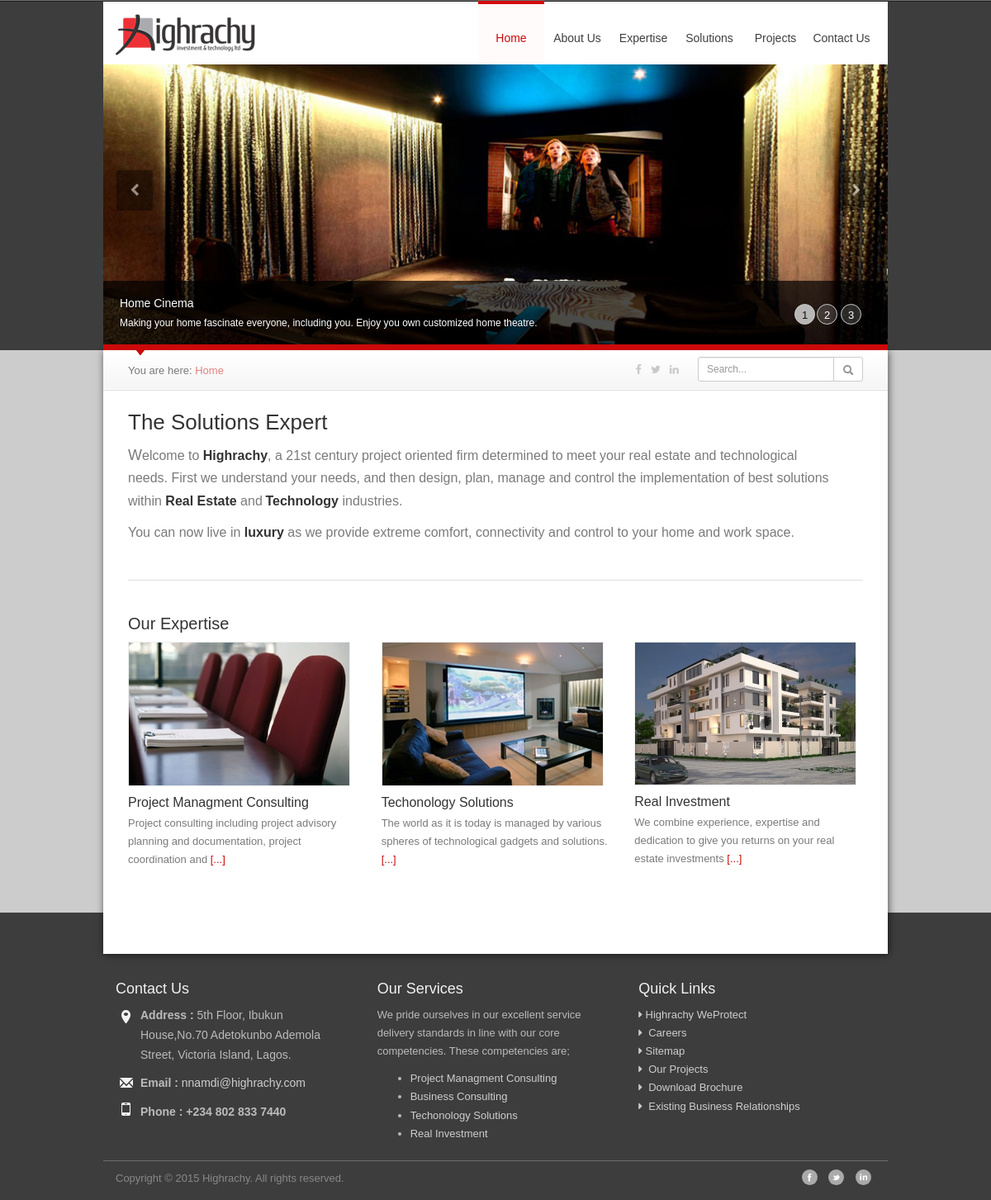
The page / on the database its author committed.
### tables this page shows
CREATE TABLE `slideshow` (
  `slideshow_id` int(11) NOT NULL,
  `name` varchar(60) NOT NULL,
  `description` varchar(250) NOT NULL,
  `link_text` varchar(250) NOT NULL,
  `link_page` varchar(100) NOT NULL,
  `slideshow_pics` varchar(60) NOT NULL,
  `show_home` varchar(10) NOT NULL DEFAULT 'YES',
  `modified` timestamp NOT NULL DEFAULT CURRENT_TIMESTAMP
);

CREATE TABLE `edit` (
  `id` int(11) NOT NULL,
  `name` varchar(60) NOT NULL,
  `content` mediumtext,
  `modified` timestamp NOT NULL DEFAULT CURRENT_TIMESTAMP ON UPDATE CURRENT_TIMESTAMP
);

CREATE TABLE `home` (
  `id` int(11) NOT NULL,
  `pics` varchar(150) NOT NULL,
  `link` int(11) NOT NULL,
  `modified` timestamp NOT NULL DEFAULT CURRENT_TIMESTAMP ON UPDATE CURRENT_TIMESTAMP
);

CREATE TABLE `expertise` (
  `id` int(11) NOT NULL,
  `name` varchar(150) NOT NULL,
  `content` text,
  `pics` varchar(150) DEFAULT NULL,
  `link` int(11) NOT NULL DEFAULT '0',
  `priority` int(11) NOT NULL DEFAULT '1',
  `icons_id` int(11) DEFAULT NULL,
  `modified` timestamp NOT NULL DEFAULT CURRENT_TIMESTAMP
);

CREATE TABLE `contact` (
  `id` int(11) NOT NULL,
  `address` text NOT NULL,
  `mobile1` varchar(20) NOT NULL,
  `land` varchar(30) NOT NULL,
  `facebook` varchar(250) NOT NULL,
  `twitter` varchar(250) NOT NULL,
  `linked` varchar(250) NOT NULL,
  `modified` timestamp NOT NULL DEFAULT CURRENT_TIMESTAMP
);

### functions/database.class.php (called while the page is built, shortened)
<?php
class Database {
private $affected_rows = 0;
private $link_id = 0;
private $query_id = 0;
public function __construct($server, $user, $pass, $database, $pre=''){
	$this->server=$server;
	$this->user=$user;
	$this->pass=$pass;
	$this->database=$database;
	$this->link_id = @mysqli_connect($this->server, $this->user, $this->pass, $this->database);
	if (!$this->link_id) {
		trigger_error('Could not connect to MySQL: ' . mysqli_connect_error());
	} else {
		mysqli_set_charset($this->link_id, 'utf8');
	}
}
protected function query($sql) {
	$this->query_id = @mysqli_query($this->link_id,$sql);
	$this->affected_rows = @mysqli_affected_rows($this->link_id);
	return $this->query_id;
}
protected function fetch_array($query_id=-1) {
	if ($query_id instanceof mysqli_result) {
		$this->query_id=$query_id;
	}
	if (isset($this->query_id)) {
		$record = @mysqli_fetch_assoc($this->query_id);
	}else{
		trigger_error("Invalid Records could not be fetched.");
	}
	return $record;
}
public function fetch_first_row($query_string) {
	$query_id = $this->query($query_string);
	$out = $this->fetch_array($query_id);
	return $out;
}
public function fetch_all_row($sql) {
	$query_id = $this->query($sql);
	$out = array();
	while ($row = $this->fetch_array($query_id)){
		$out[] = $row;
	}
	return $out;
}
public function total_affected_rows($query_string ="") {
	return $this->affected_rows;
}
protected function free_result($query_id=-1) {
	if ($query_id instanceof mysqli_result) {
		$this->query_id=$query_id;
	}
}
}
?>

### includes/config.inc.php (called while the page is built, shortened)
<?php
function more($text = "", $number= 0, $more=" ..."){
	$more = strip_tags($more);
	$org_total = strip_tags(strlen($text));
	if(strrpos(strip_tags($text)," ",0))
		$f = strrpos(strip_tags($text)," ",0);
	else $f = $org_total;
	$desc = substr(strip_tags($text),0,$f);
	$ext_total = strip_tags(strlen($desc));
	if ( (is_int($number) &&($number > 0))){
		if (($ext_total > $number)){
			$desc = substr($desc,0, $number - strlen($more));
			$ff = strrpos(strip_tags($desc)," ",0);
			$desc = substr(strip_tags($desc),0,$ff) . $more;
		}
	}
	return $desc;
	}
?>

### index.php (the view, shortened to what this page needs)
<?php $title = "index"; $script=true; ?>
<?php
include('includes/config.inc.php');
require('functions/database.class.php');
$db = new Database(DB_HOST, DB_USER, DB_PASSWORD, DB_NAME);
$query = "SELECT content FROM edit where id='1'";
$rows = $db->fetch_first_row($query);
$tagline = $rows['content'];
$query = "SELECT home.id, home.pics, home.link, name,content FROM home INNER JOIN expertise ON home.link = expertise.id ORDER BY expertise.id LIMIT 3";
$recent_contents = $rows = $db->fetch_all_row($query);
$content = "";
foreach ($rows as $row){
  $content .= '<div class="col-sm-6 col-md-4';
  $content .= '"><img src="img/expertise/'.$row['pics'].'" class="img-responsive" /><h4>'.$row['name'].'</h4><p>'.more($row['content'],100,"").' <a href="expertise.php">[...]</a></p><br></div>';
  }
$query = "SELECT name,description,link_text,link_page,slideshow_pics FROM slideshow WHERE show_home='YES' ORDER BY RAND() LIMIT 3";
$slideshows = $table = $db->fetch_all_row($query);
$total_slideshow = $db->total_affected_rows();
?>
<?php include('includes/header2.inc.php'); ?>
      <div class="row">
        <div id="myCarousel" class="carousel slide">
          <ol class="carousel-indicators hidden-sm hidden-xs">
            <?php for ($i=0; $i < $total_slideshow; $i++){
              $current_slide = $i + 1;
             echo '<li data-target="#myCarousel" data-slide-to="'.$i.'"';
             if ($i == 0 ) echo ' class="active"';
             echo '>'.$current_slide.'</li>';
             } ?>
          </ol>
          <div class="carousel-inner">
            <?php $count=0; foreach ($slideshows as $slideshow) {  $count++;?>
            <div class="item<?php if ($count == 1) echo " active"; ?>">
              <img src='img/slideshow/<?php echo $slideshow['slideshow_pics'] ?>' alt='Slideshow Picture of <?php echo $slideshow['name'] ?>'>
              <div class="carousel-caption caption-right">
                <h4>
                  <?php echo $slideshow['name'] ?>
                </h4>
                <span class="hidden-xs">
                  <?php echo $slideshow['description'] ?>
                  <p>&nbsp;</p>
                </span>
              </div>
            </div>
            <?php } ?>
          </div>
          <a class="left carousel-control" href="#myCarousel" data-slide="prev">
            <span><i class="fa fa-chevron-left"></i></span>
          </a>
          <a class="right carousel-control" href="#myCarousel" data-slide="next">
          <span><i class="fa fa-chevron-right"></i></span>
          </a>
        </div>
      </div>
     </div>
     <section>
      <div class="container">
            <div id="content" class="row">
                <?php include('includes/breadcrumb2.inc.php'); ?>
                <div id="index-content" class="maincontent">
                        <h2>The Solutions Expert</h2>
                        <div class="lead"><?php echo $tagline ?></div>
                        <div class="break"></div>
                        <div class="center-content">
                          <h3>Our Expertise</h3>
                          <div class="row">
                            <?php echo $content ?>
                          </div>
                        </div>
                    </div>
            </div>
      </div>
     </section>
        <?php include('includes/footer2.inc.php'); ?>
    </body>
</html>

### includes/header2.inc.php (shortened to what this page needs)
            <?php
                $query = "SELECT address, mobile1, land,facebook, twitter, linked FROM contact WHERE id='1'";
                $table = $db->fetch_first_row($query);
                $address = $table['address'];
                $mobile1 = $table['mobile1'];
                $facebook = $table['facebook'];
                $twitter = $table['twitter'];
                $linked = $table['linked'];
                $query = "SELECT id,link,name FROM expertise WHERE link <> 0 LIMIT 4";
                $rows = $db->fetch_all_row($query);
                $service = "";
                foreach ($rows as $row){
                    $service .= '<li><a href="expertise.php?page='.$row['link'].'">'.$row['name'].'</a></li>';
                }
            ?>
<!DOCTYPE html>
 <html class="no-js">
    <head>
        <link rel="stylesheet" href="css/highrachy.css">
        <?php if (isset($dashboard) && ($dashboard)) { ?>
        <link rel="stylesheet" href="css/fonts_icons.css">
        <link rel="stylesheet" href="css/dashboard.css">
        <?php } else { ?>
        <link rel="stylesheet" href="css/sprites_icons.css">
    <?php } ?>
    </head>
    <body>
      <div class="container">
    <header>
        <div id="navigation" class="row">
          <div id="logo-region" class="col-md-3 text-center-sm">
            <a href="<?php echo BASE_URL ?>"><img src="img/highrachy_logo.png" alt="logo" class="img-responsive" /></a>
          </div>
          <div class="col-md-9">
            <nav class="navbar highrachy-menu" role="navigation">
              <div class="collapse navbar-collapse navbar-ex1-collapse">
                <ul id="top-nav"  class="nav navbar-right navbar-nav">
                  <?php if (isset($dashboard) && ($dashboard)) { ?>
                            <li><a href="dashboard.php"<?php if ($title=='dashboard') echo 'class="stays-active" ' ?>>Dashboard</a></li>
                            <li><a href="about-content.php"<?php if (isset($sub_title) && ($sub_title=='about_content')) echo 'class="stays-active" ' ?>>About Us</a></li>
                            <li><a href="dashboard_expertise.php"<?php if  (isset($sub_title) && ($sub_title=='dashboard_expertise')) echo 'class="stays-active" ' ?>>Expertise</a></li>
                            <li><a href="dashboard_solutions.php"<?php if  (isset($sub_title) && ($sub_title=='dashboard_solutions')) echo 'class="stays-active" ' ?>>Solutions</a></li>
                            <li><a href="dashboard_product.php"<?php if ($title=='dashboard_product') echo 'class="stays-active" ' ?>>Products</a></li>
                            <li><a href="logout.php">Logout</a></li>
                            <?php } else { ?>
                            <li><a href="index.php"<?php if ($title=='index') echo 'class="stays-active" ' ?>>Home</a></li>
                            <li><a href="about.php"<?php if ($title=='about') echo 'class="stays-active" ' ?>>About Us</a></li>
                            <li><a href="expertise.php"<?php if ($title=='expertise') echo 'class="stays-active" ' ?>>Expertise</a></li>
                            <li><a href="solutions.php"<?php if ($title=='solutions') echo 'class="stays-active" ' ?>>Solutions</a></li>
                            <li><a href="projects.php"<?php if ($title=='projects') echo 'class="stays-active" ' ?>>Projects</a></li>
                            <li><a href="contact.php"<?php if ($title=='contact') echo 'class="stays-active" ' ?>>Contact Us</a></li>
                            <?php } ?>
                </ul>
              </div>
            </nav>
          </div>
        </div>
    </header>

### includes/breadcrumb2.inc.php (shortened to what this page needs)
<div id="breadcrumb">
                <div class="col-sm-6 pull-left text">
                <p>You are here:
                <?php
	if (isset($dashboard) && ($dashboard)){
		 $home = "Dashboard";
		 $home_url = "dashboard.php";
	} else {
		$home = "Home";
		$home_url = "index.php";
	}
		if (($title == "index") || ($title == "dashboard")) echo '<a href="'.$home_url.'">'.$home.'</a>';
	 ?>
                 </p>
                </div>
                <div class="col-sm-3" id="clogin">
                    <p class="text-right">
                        <a href="<?php echo $facebook ?>" target="_blank" class="gray facebook_icon"> <span class="fa fa-facebook"></span> </a>&nbsp;
                        <a href="<?php echo $twitter ?>" target="_blank" class="gray twitter_icon"> <span class="fa fa-twitter"></span> </a>&nbsp;
                        <a href="<?php echo $linked ?>" target="_blank" class="gray linkedin_icon"> <span class="fa fa-linkedin"></span> </a>
                    </p>
                </div>
                <div class="col-sm-3 hidden-xs">
                    <form role="form" action="search.php" method="post">
                        <div class="input-group">
                         <input id="search" name="q" type="text" class="form-control input-sm" placeholder="Search...">
                          <span class="input-group-btn">
                            <button class="btn btn-default btn-sm" type="submit"><i class="icon-search"></i></button>
                          </span>
                        </div>
                    </form>
                </div>
            </div>

### includes/footer2.inc.php (shortened to what this page needs)
<footer>
    <div class="container">
        <div class="row">
            <div class="col-sm-4">
                <h3>Contact Us</h3>
                <address>
                <p class="home"><span> Address : </span><?php echo strip_tags($address) ?></p>
                <p class="email"><span>Email : </span><a href="mailto:nnamdi@highrachy.com">nnamdi@highrachy.com</a></p>
                <p class="phone"><span>Phone : </span><strong><?php echo $mobile1 ?></strong></p>
                </address>
            </div>
            <div class="col-sm-4 hidden-xs">
                <h3>Our Services</h3>
                <p>We pride ourselves in our excellent service delivery standards in line with our core competencies. These competencies are;  </p>
                    <ul id="footer-links">
                    <?php echo $service ?>
                    </ul>
            </div>
            <div class="col-sm-4 hidden-xs">
                <h3>Quick Links</h3>
                <ul class="list-unstyled">
                    <li><a href="http://weprotect.highrachy.com"><span class="fa fa-caret-right"></span>&nbsp;Highrachy WeProtect </a> </li>
                    <li><a href="career.php"><span class="fa fa-caret-right"></span> &nbsp;Careers&nbsp;  </a></li>
                    <li><a href="sitemap.php"><span class="fa fa-caret-right"></span>&nbsp;Sitemap </a> </li>
                    <li><a href="about.php#projects"><span class="fa fa-caret-right"></span> &nbsp;Our Projects&nbsp;  </a></li>
                    <li><a href="http://highrachy.com/highracy_brochure.pdf"><span class="fa fa-caret-right"></span> &nbsp;Download Brochure&nbsp;  </a></li>
                    <li><a href="about.php#business-relationships"><span class="fa fa-caret-right"></span> &nbsp;Existing Business Relationships&nbsp;  </a></li>
                </ul>
            </div>
        </div>
        <div id="copyright" class="row">
            <div class="col-sm-8 pull-left">Copyright &copy; 2015 Highrachy. All rights reserved.</div>
            <div class="col-sm-4 hidden-xs pull-right">
                <ul class="list-unstyled list-inline pull-right">
                    <li><a href="<?php echo $facebook ?>"><span id="facebook_icon"></span></a></li>
                    <li><a href="<?php echo $twitter ?>"><span id="twitter_icon"></span></a></li>
                    <li><a href="<?php echo $linked ?>"><span id="linkedin_icon"></span></a></li>
                </ul>
            </div>
        </div>
    </div>
</footer>

### rows shown on the page
slideshow: slideshow_pics (picture), name "Home Cinema", description "Making your home fascinate everyone, including you. Enjoy you own customized home theatre."
edit: content "W elcome to Highrachy , a 21st century project oriented firm determined to meet your real estate and technological needs. First we understand your needs, and then design, plan, manage and control the implementation of best solutions within Real Estate and Technology industries. You can now live in luxury as we provide extreme comfort, connectivity and control to your home and work space."
home: pics (picture), expertise.name "Project Managment Consulting", expertise.content "Project consulting including project advisory planning and documentation, project coordination and"
home: pics (picture), expertise.name "Techonology Solutions", expertise.content "The world as it is today is managed by various spheres of technological gadgets and solutions."
home: pics (picture), expertise.name "Real Investment", expertise.content "We combine experience, expertise and dedication to give you returns on your real estate investments"
contact: address "5th Floor, Ibukun House,No.70 Adetokunbo Ademola Street, Victoria Island, Lagos.", mobile1 "+234 802 833 7440"
expertise: name "Project Managment Consulting"
expertise: name "Business Consulting"
expertise: name "Techonology Solutions"
expertise: name "Real Investment"

### other values the page prints
$current_slide "1"
$current_slide "2"
$current_slide "3"
$home "Home"
